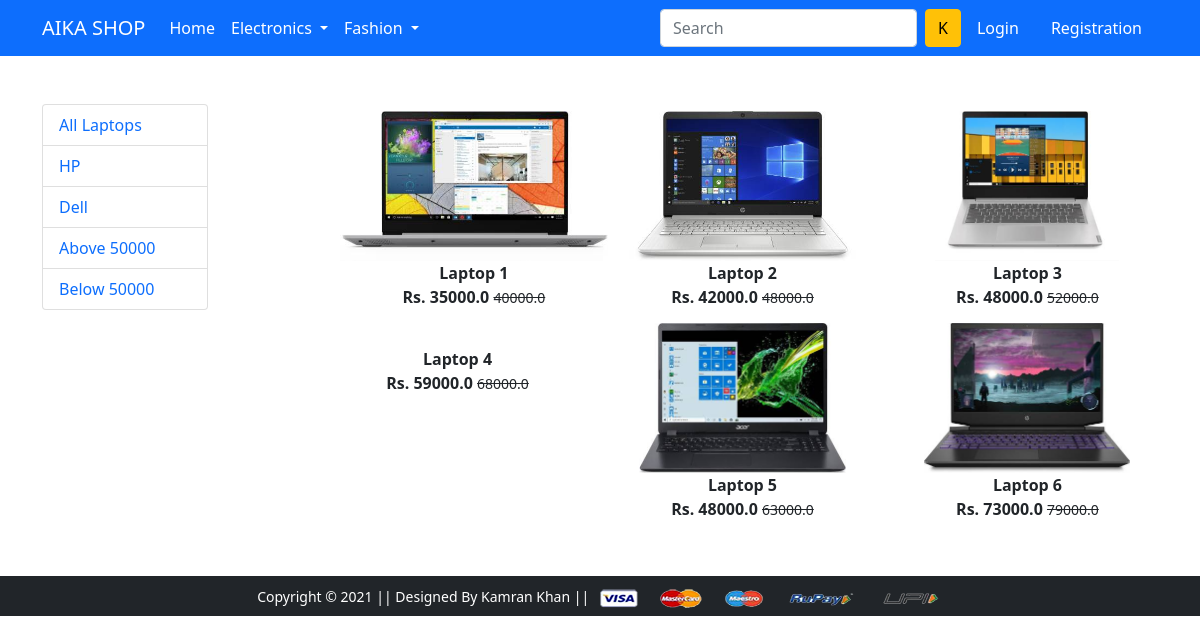
The app's page /laptop/ with its own data.
### app/models.py (models this page shows, shortened)
class Product(models.Model):
    title = models.CharField(max_length=100)
    selling_price = models.FloatField()
    discount_price = models.FloatField()
    description = models.TextField()
    brand = models.CharField(max_length=100)
    category = models.CharField(choices=CATEGORY_CHOICES,max_length=5)
    product_image = models.ImageField(upload_to='product/image')

### app/views.py (the view)
# urls.py: path('laptop/', views.laptop, name='laptop'),
def laptop(request,data=None):
    if data == None:
        laptops = Product.objects.filter(category='L')
    elif (data == 'HP' or data == 'Dell'):
        laptops = Product.objects.filter(category='L').filter(brand=data)
    elif (data == 'below'):
        laptops = Product.objects.filter(category='L').filter(discount_price__lt=50000)
    elif (data == 'above'):
        laptops = Product.objects.filter(category='L').filter(discount_price__gt=50000)
    return render(request, 'app/laptop.html',{'laptops':laptops})

### app/templates/app/laptop.html (shortened to what this page needs)
{% extends 'app/base.html' %}
{% load static %}
{% block main-content %}
<div class="container my-5">
 <div class="row">
  <div class="col-sm-2">
   <div class="list-group">
       <a href="{% url 'laptop' %}" class="list-group-item" aria-current="true">All Laptops</a>
       <a href="{% url 'laptopdata' 'HP' %}" class="list-group-item" aria-current="true">HP</a>
       <a href="{% url 'laptopdata' 'Dell' %}" class="list-group-item" aria-current="true">Dell</a>
       <a href="{% url 'laptopdata' 'above' %}" class="list-group-item" aria-current="true">Above 50000</a>
       <a href="{% url 'laptopdata' 'below' %}" class="list-group-item" aria-current="true">Below 50000</a>
   </div>
  </div>
  <div class="col-sm-9 offset-sm-1">
   <div class="row">
    {% for product in laptops %}
    <div class="col-sm-4 text-center">
        <a href="{% url 'product-detail' product.id %}" class="btn">
            <div class="item">
                <img src="{{product.product_image.url}}" alt="" height="150" srcset="">
                <div class="fw-bold">{{product.title}}</div>
                <div class="fw-bold">Rs. {{product.discount_price}}
                    <small class="fw-light text-decoration-line-through">{{product.selling_price}}</small>
                </div>
            </div>
        </a>
    </div>
    {% endfor %}
   </div>
  </div>
 </div>
</div>
{% endblock main-content %}

### records on screen
Product: product_image (picture), title "Laptop 1", discount_price "35000.0", selling_price "40000.0"
Product: product_image (picture), title "Laptop 2", discount_price "42000.0", selling_price "48000.0"
Product: product_image (picture), title "Laptop 3", discount_price "48000.0", selling_price "52000.0"
Product: title "Laptop 4", discount_price "59000.0", selling_price "68000.0"
Product: product_image (picture), title "Laptop 5", discount_price "48000.0", selling_price "63000.0"
Product: product_image (picture), title "Laptop 6", discount_price "73000.0", selling_price "79000.0"
